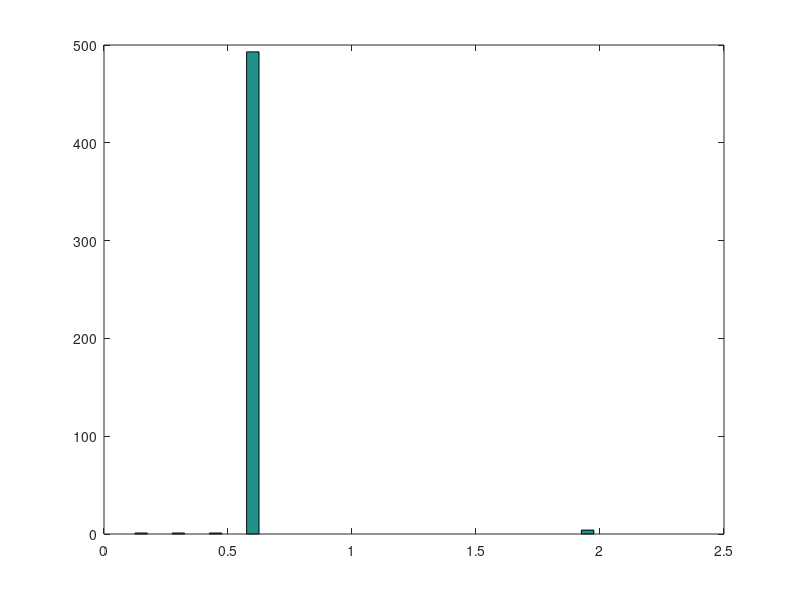
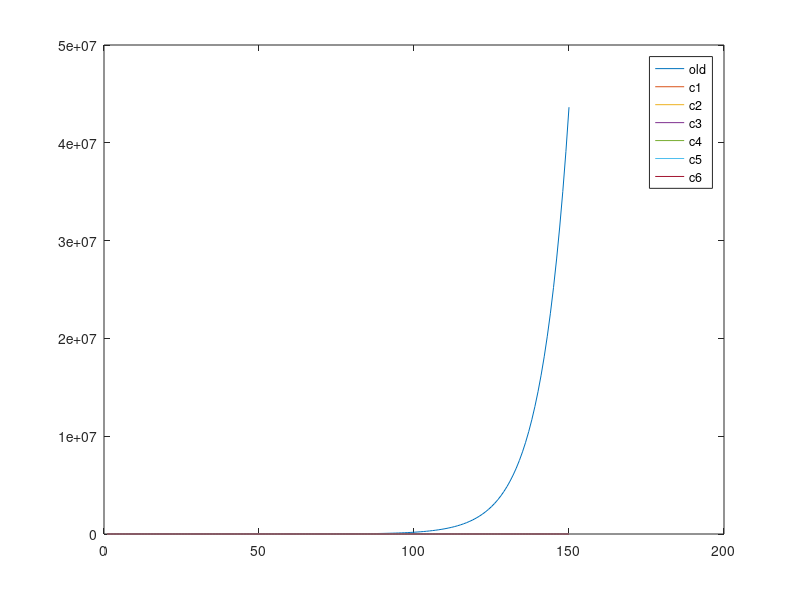
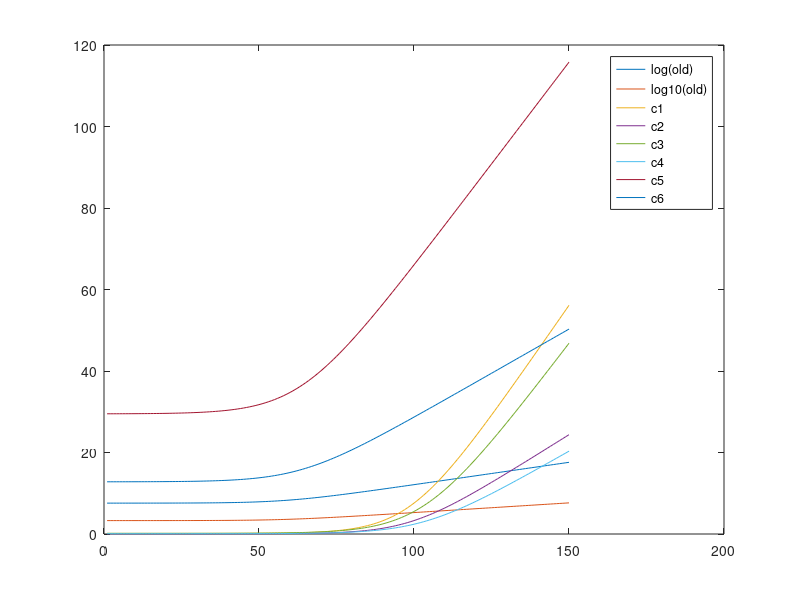

MATLAB code for these plots, in order:
clear
fight_length=500;
damage_steps=150;
window=4

%construct timelines
timeline=zeros(fight_length,damage_steps);
for i=1:damage_steps
    timeline(:,i)=repmat(0.15,fight_length,1); %#ok<*SAGROW>
    timeline(37,i)=0.01*i;
end

%construct moving average (artificial)
moving_average=filter(ones(4,1),1,timeline);
ma=moving_average;
% ma=repmat(0.5,fight_length,1);

%construct weighted moving average
wma0=3.^(10.*(ma-1));
wmae=exp(10.*(ma-1));

%sum the weighted moving averages
disp('----- SWMA ------' )
swma0=sum(wma0);
swmae=sum(wmae);
% swa0_avg=swa0/fight_length

%% different TMI calculation types

disp('----- TMI -----')
tmi_old=10000*window^2/fight_length*swma0;
tmic(1,:)=10*log(1+swma0/fight_length);
tmic(2,:)=10*log10(1+swma0/fight_length);
tmic(3,:)=10*log(1+swmae/fight_length);
tmic(4,:)=10*log10(1+swmae/fight_length);
tmic(5,:)=10*log(1+1000*swmae/fight_length);
tmic(6,:)=10*log10(1+1000*swmae/fight_length);


x=1:damage_steps;x=x';
xc=repmat(x,1,size(tmic,1));
% 
figure(1)
for i=1:damage_steps
hist(moving_average(:,i),0:0.05:2.5)
xlim([0 2.5])
pause(0.001)
end

figure(2)
plot(x,tmi_old,xc,tmic')
legend('old','c1','c2','c3','c4','c5','c6')

figure(3)
plot(x,log(tmi_old),x,log10(tmi_old),xc,tmic')
legend('log(old)','log10(old)','c1','c2','c3','c4','c5','c6')